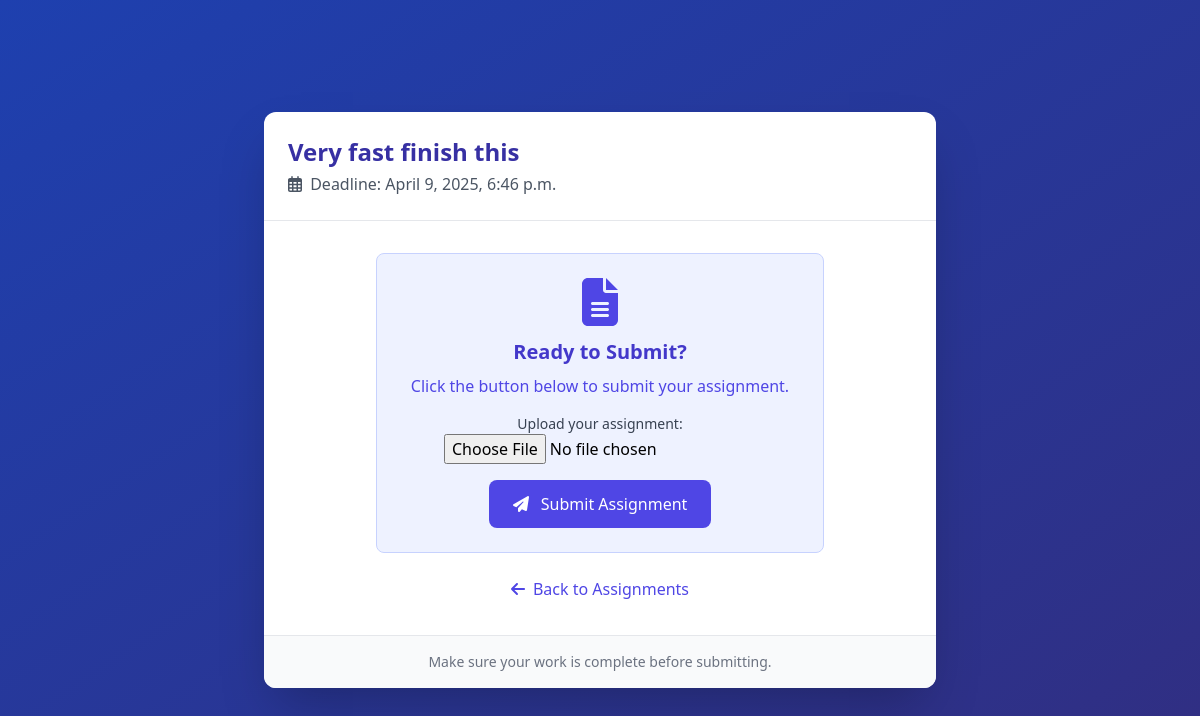
Page /submit/6/ (signed in) on the earlier database version.
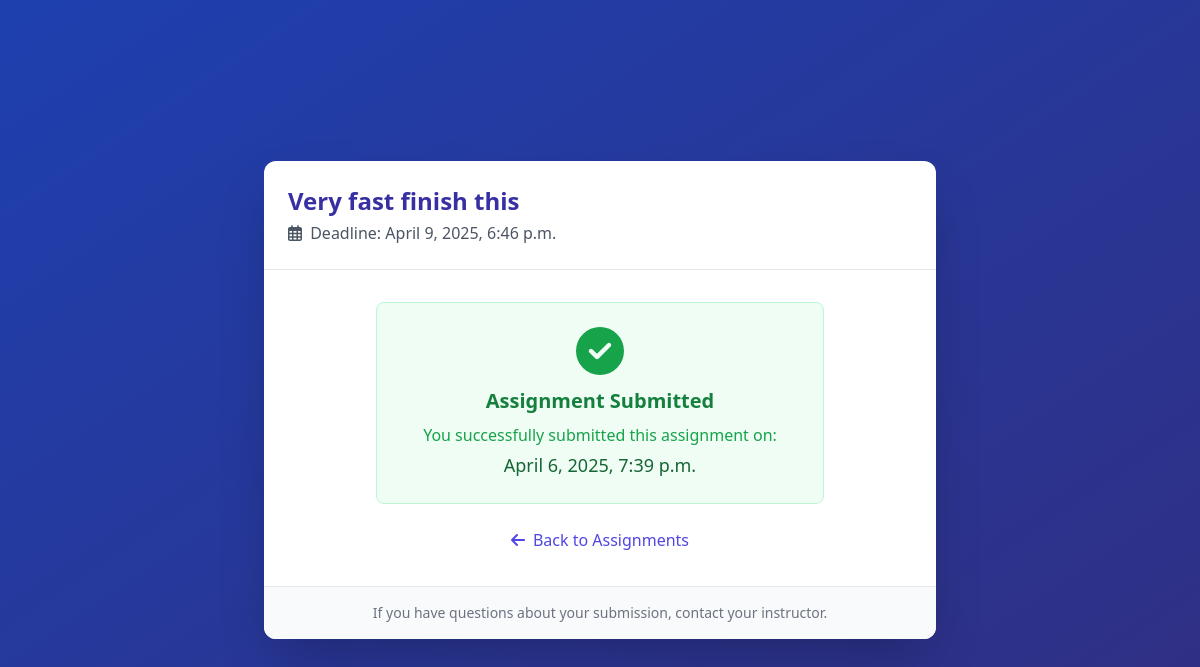
Same page on the later database version.
### submissions/models.py (models this page shows, shortened)
class StudentSubmission(models.Model):
    student = models.ForeignKey(User, on_delete=models.CASCADE)
    assignment = models.ForeignKey(Assignment, on_delete=models.CASCADE)
    submitted_at = models.DateTimeField(null=True, blank=True)
    is_submitted = models.BooleanField(default=False)
    student_attachment = models.FileField(upload_to=assignment_upload_path_student, null=True, blank=True)
    marked = models.BooleanField(default=False)
    class SubmissionStatus(models.TextChoices):
        NOT_STARTED = 'NS', 'Not Started'
        IN_PROGRESS = 'IP', 'In Progress'
        SUBMITTED_EARLY = 'SE', 'Submitted Early'
        SUBMITTED_ON_TIME = 'ST', 'Submitted On Time'
        LATE_SUBMISSION = 'LS', 'Late Submission'
    status = models.CharField(
        max_length=2,
        choices=SubmissionStatus.choices,
        default=SubmissionStatus.NOT_STARTED
    )
    ai_feedback = models.TextField(blank=True, null=True)

### reminders/views.py (the view)
# urls.py: path("submit/<int:assignment_id>/", submit_assignment, name="submit_assignment"),
@login_required
def submit_assignment(request, assignment_id):
    assignment = get_object_or_404(Assignment, id=assignment_id)
    student = request.user
    submission, created = StudentSubmission.objects.get_or_create(student=student, assignment=assignment)
    if request.method == "POST":
        form = SubmissionForm(request.POST, request.FILES, instance=submission)
        if form.is_valid():
            now = timezone.now()
            submission.submitted_at = now
            submission.is_submitted = True
            if now < assignment.deadline:
                time_difference = (assignment.deadline - now).total_seconds()
                if time_difference > 86400:
                    submission.status = StudentSubmission.SubmissionStatus.SUBMITTED_EARLY
                else:
                    submission.status = StudentSubmission.SubmissionStatus.SUBMITTED_ON_TIME
            else:
                submission.status = StudentSubmission.SubmissionStatus.LATE_SUBMISSION
            form.save()
            messages.success(request, "Assignment submitted successfully!")
            return redirect("assignment_list")
    else:
        form = SubmissionForm(instance=submission)
    return render(request, "submit_assignment.html", {"assignment": assignment, "submission": submission, "form": form})

### submissions/forms.py
class SubmissionForm(forms.ModelForm):
    class Meta:
        model = StudentSubmission
        fields = ['student_attachment']

### reminders/templates/submit_assignment.html (shortened to what this page needs)
{% load static %}
<!DOCTYPE html>
<html lang="en">
<head>
    <script src="https://cdn.tailwindcss.com"></script>
</head>
<body class="bg-gradient-to-br from-blue-800 to-indigo-900 min-h-screen flex items-center justify-center p-4">
    <div class="max-w-2xl w-full bg-white rounded-xl shadow-2xl overflow-hidden">
        <div class="p-6 border-b">
            <h1 class="text-2xl font-bold text-indigo-800">{{ assignment.title }}</h1>
            <p class="text-gray-600 mt-1">
                <i class="far fa-calendar-alt mr-1"></i> Deadline: {{ assignment.deadline }}
            </p>
        </div>
        <div class="p-8 flex flex-col items-center">
            <div class="w-full max-w-md text-center">
                {% if submission and submission.is_submitted %}
                    <div class="bg-green-50 border border-green-200 rounded-lg p-6 mb-6">
                        <div class="text-green-600 text-5xl mb-3">
                            <i class="fas fa-check-circle"></i>
                        </div>
                        <h3 class="text-xl font-semibold text-green-700 mb-2">Assignment Submitted</h3>
                        <p class="text-green-600">
                            You successfully submitted this assignment on:
                        </p>
                        <p class="text-lg font-medium text-green-800 mt-1">
                            {{ submission.submitted_at }}
                        </p>
                    </div>
                {% else %}
                    <div class="bg-indigo-50 border border-indigo-200 rounded-lg p-6 mb-6">
                        <div class="text-indigo-600 text-5xl mb-3">
                            <i class="fas fa-file-alt"></i>
                        </div>
                        <h3 class="text-xl font-semibold text-indigo-700 mb-2">Ready to Submit?</h3>
                        <p class="text-indigo-600 mb-4">
                            Click the button below to submit your assignment.
                        </p>
                        <form method="POST" enctype="multipart/form-data">
                            <div class="mb-4">
                                <label for="file-upload" class="block text-sm font-medium text-gray-700">Upload your assignment:</label>
                                {{ form.student_attachment }}
                            </div>
                            <button type="submit" class="px-6 py-3 bg-indigo-600 hover:bg-indigo-700 text-white font-medium rounded-lg transition">
                                <i class="fas fa-paper-plane mr-2"></i> Submit Assignment
                            </button>
                        </form>
                    </div>
                {% endif %}
                <a href="{% url 'assignment_list' %}" class="inline-flex items-center text-indigo-600 hover:text-indigo-800 font-medium">
                    <i class="fas fa-arrow-left mr-2"></i> Back to Assignments
                </a>
            </div>
        </div>
        <div class="bg-gray-50 p-4 text-center border-t">
            <p class="text-sm text-gray-500">
                {% if submission and submission.is_submitted %}
                    If you have questions about your submission, contact your instructor.
                {% else %}
                    Make sure your work is complete before submitting.
                {% endif %}
            </p>
        </div>
    </div>
</body>
</html>

Differences in the rows shown:
changed StudentSubmission: is_submitted False → True (drawn); submitted_at (not shown) → "April 6, 2025, 7:39 p.m."
Other differences:
text no longer shown: "Ready to Submit? Click the button below to submit your assignment. Upload your assignment: Submit Assignment Make sure your work is complete before submitting."
text now shown: "Assignment Submitted You successfully submitted this assignment on: If you have questions about your submission, contact your instructor."
